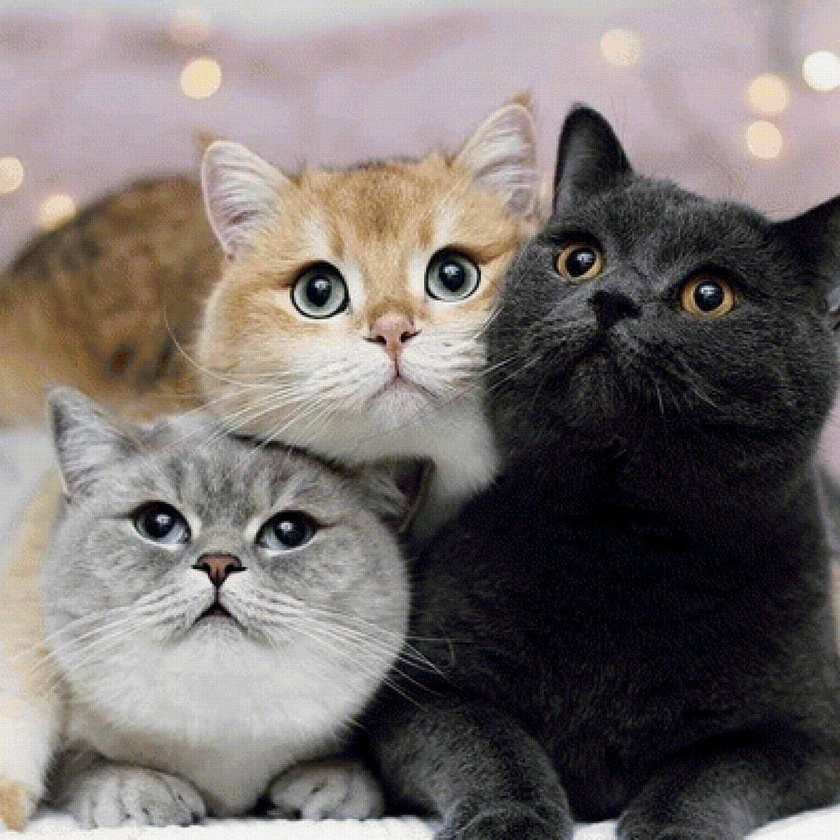
#> input picture lab2/data/exp10/img_temp.jpg, 840 x 840 px, shrunk from 1200 x 1200 before the run, found by its file name
$ jupyter execute lab2.ipynb
#> lines starting #> are read from the running program, lines starting #| are printed output that depends on the picture; after the words box and inside, x2 and y2 are one past the last pixel; in counts of white or black regions, pixels touching at a corner belong together
[cell 1]
import cv2 as cv
import numpy as np
from matplotlib import pyplot as plt
img = cv.imread('img_temp.jpg',0)
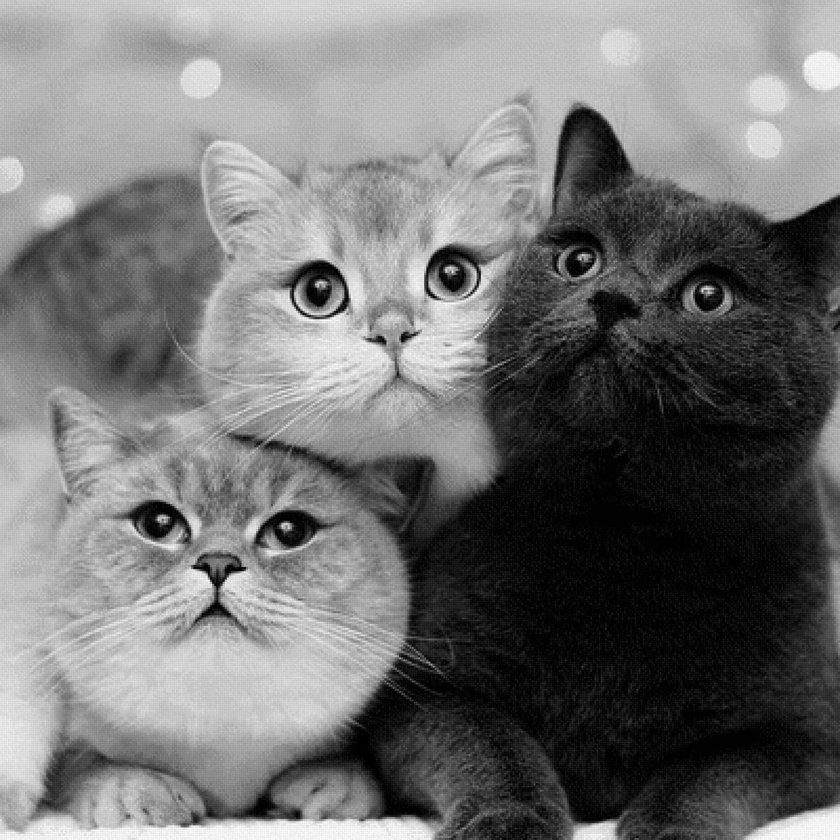
#> img: shape (840, 840); min 0, max 255, mean 114.3
img2 = img.copy()
template = cv.imread('img_4.png',0)
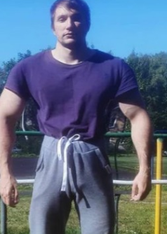
#> input picture lab2/img_4.png, 167 x 234 px, shrunk from 238 x 334 before the run
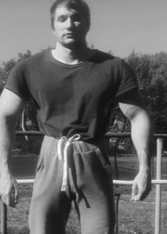
#> template: shape (234, 167); min 14, max 253, mean 105.1
w, h = template.shape[::-1]
#> w = 167; h = 234
# All the 6 methods for comparison in a list
methods = ['cv.TM_CCOEFF', 'cv.TM_CCOEFF_NORMED', 'cv.TM_CCORR',
            'cv.TM_CCORR_NORMED', 'cv.TM_SQDIFF', 'cv.TM_SQDIFF_NORMED']
for meth in methods:
    img = img2.copy()
    method = eval(meth)
    # Apply template Matching
    res = cv.matchTemplate(img,template,method)
    #minVal	pointer to the returned minimum value; NULL is used if not required.
    #maxVal	pointer to the returned maximum value; NULL is used if not required.
    #minLoc	pointer to the returned minimum location (in 2D case); NULL is used if not required.
    #maxLoc	pointer to the returned maximum location (in 2D case); NULL is used if not required.
    #mask	optional mask used to select a sub-array.

    min_val, max_val, min_loc, max_loc = cv.minMaxLoc(res)
    # If the method is TM_SQDIFF or TM_SQDIFF_NORMED, take minimum
    if method in [cv.TM_SQDIFF, cv.TM_SQDIFF_NORMED]:
        top_left = min_loc
    else:
        top_left = max_loc
    bottom_right = (top_left[0] + w, top_left[1] + h)
    cv.rectangle(img,top_left, bottom_right, 255, 2)
    plt.subplot(121),plt.imshow(res)
    plt.title('Matching Result'), plt.xticks([]), plt.yticks([])
    plt.subplot(122),plt.imshow(img,cmap = 'gray')
    plt.title('Detected Point'), plt.xticks([]), plt.yticks([])
    plt.suptitle(meth)
    plt.show()
#> this loop made 6 passes
#> (min_val, max_val, min_loc, top_left, bottom_right) on passes 1 to 4: (-36258888, 54545440, (184, 259), (645, 147), (812, 381)), (-0.352, 0.448, (184, 259), (645, 150), (812, 384)), (29469280, 748780672, (545, 451), (198, 0), (365, 234)), (0.471, 0.897, (535, 606), (0, 147), (167, 381))
#> (min_val, max_val, max_loc, top_left, bottom_right) on passes 5 to 6: (115367872, 494346720, (529, 468), (39, 163), (206, 397)), (0.207, 1, (552, 185), (0, 148), (167, 382))
#> pass 1, `res = cv.matchTemplate(img,template,method)`:
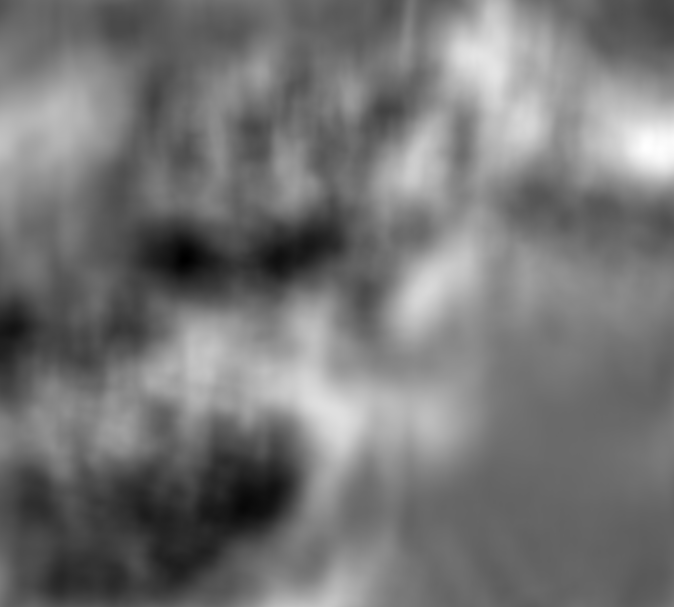
#> res: shape (607, 674) float32; min -36258888, max 54545440, mean 5575474.5; drawn with min black and max white
#> pass 1, `plt.show()`:
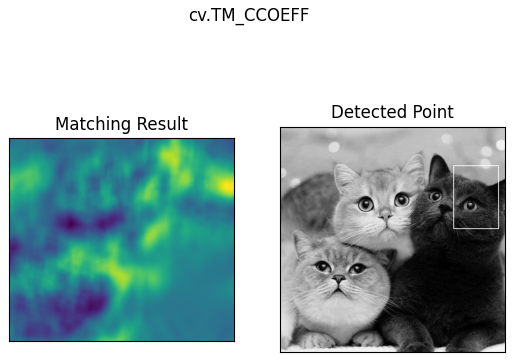
#> figure drawn by matplotlib, 2 panels
#> pass 2, `res = cv.matchTemplate(img,template,method)`:
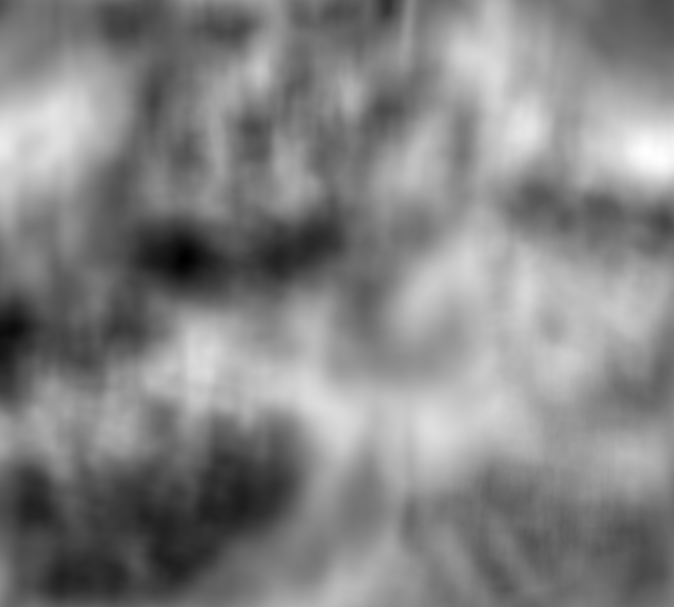
#> res: shape (607, 674) float32; min -0.352, max 0.448, mean 0.0619; drawn with min black and max white
#> pass 3, `res = cv.matchTemplate(img,template,method)`:
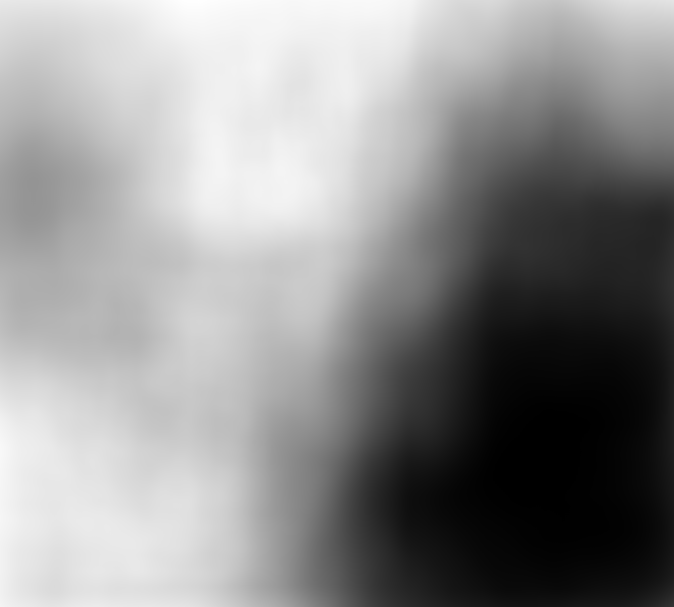
#> res: shape (607, 674) float32; min 29469280, max 748780672, mean 432041344; drawn with min black and max white
#> after the loop:
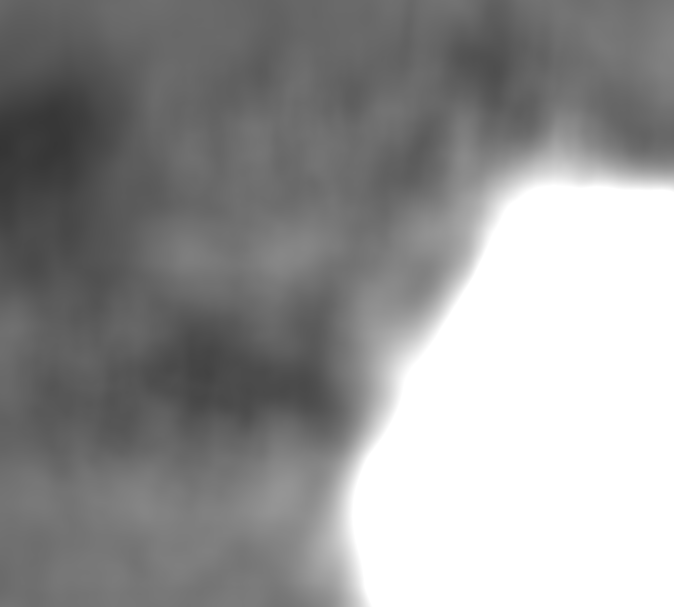
#> res: shape (607, 674) float32; min 0.207, max 1, mean 0.588

[cell 2]
import cv2
import sys
import os.path
import numpy as np

def drawMatches(img1, kp1, img2, kp2, matches):

    rows1 = img1.shape[0]
    cols1 = img1.shape[1]
    rows2 = img2.shape[0]
    cols2 = img2.shape[1]

    out = np.zeros((max([rows1,rows2]),cols1+cols2,3), dtype='uint8')
    out[:rows1,:cols1] = np.dstack([img1])
    out[:rows2,cols1:] = np.dstack([img2])
    for mat in matches:
        img1_idx = mat.queryIdx
        img2_idx = mat.trainIdx
        (x1,y1) = kp1[img1_idx].pt
        (x2,y2) = kp2[img2_idx].pt

        cv2.circle(out, (int(x1),int(y1)), 4, (255, 0, 0, 1), 1)
        cv2.circle(out, (int(x2)+cols1,int(y2)), 4, (255, 0, 0, 1), 1)
        cv2.line(out, (int(x1),int(y1)), (int(x2)+cols1,int(y2)), (255, 0, 0, 1), 1)

    return out

[cell 3]
img1 = cv.imread('img_temp.jpg')        # queryImage
#> img1 is the input picture: shape (840, 840, 3); mean B, G, R 109.9, 112.4, 119.9
img2 = cv.imread('img_4.png')         # trainImage
#> img2 is the input picture: shape (234, 167, 3); mean B, G, R 132.9, 107.2, 92.2
# Initiate SIFT detector
sift = cv.SIFT_create()
# find the keypoints and descriptors with SIFT
gray1 = cv.cvtColor(img1,cv.COLOR_BGR2GRAY)
gray2 = cv.cvtColor(img2,cv.COLOR_BGR2GRAY)

kp1, des1 = sift.detectAndCompute(gray1,None)
#> kp1 = 1650 keypoints; strongest (x, y, size): (286, 526, 7), (316, 283, 34.2), (405, 337, 7), (320, 284, 6.7)
kp2, des2 = sift.detectAndCompute(gray2,None)
#> kp2 = 259 keypoints; strongest (x, y, size): (115, 181, 2.8), (159, 143, 4.6), (75, 62, 3.2), (61, 55, 11.5)
# BFMatcher with default params
bf = cv2.BFMatcher()
matches = bf.match(des1,des2)
#> matches = 1650 matches
matches = sorted(matches, key=lambda val: val.distance)
img3 = drawMatches(img1,kp1,img2,kp2,matches[:25])
#> in drawMatches, `out[:rows2,cols1:] = np.dstack([img2])`:
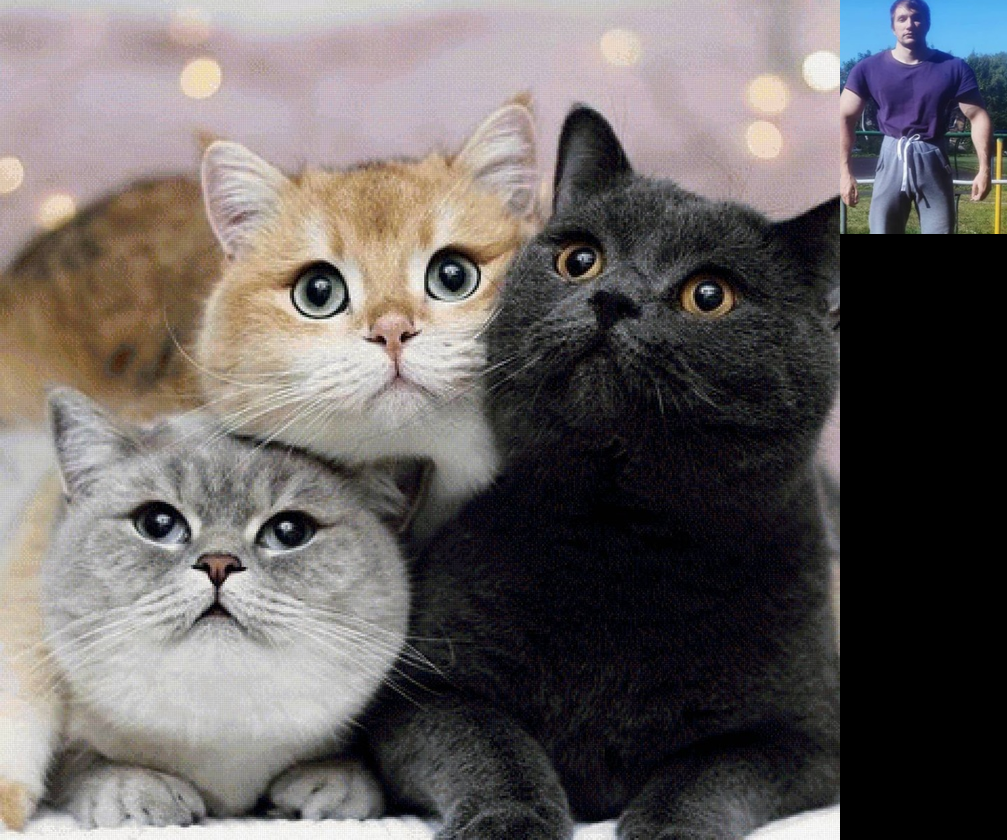
#> out: shape (840, 1007, 3); mean B, G, R 97.8, 98.7, 104.2
#> the loop in drawMatches, `for mat in matches:` made 25 passes
#> (img1_idx, img2_idx, x1, y1, x2, y2) on passes 1 to 12: (863, 202, 431.9, 662.1, 123.1, 185), (1495, 82, 711.2, 406, 61.52, 177.7), (139, 216, 145.7, 185.7, 135.1, 150.7), (1626, 158, 815.5, 556.7, 96.41, 50.56), (125, 158, 134.8, 505.7, 96.41, 50.56), (803, 158, 402.1, 619.7, 96.41, 50.56), (1630, 158, 817.2, 598.2, 96.41, 50.56), (1024, 202, 492.8, 370.7, 123.1, 185), (813, 158, 404.5, 627.3, 96.41, 50.56), (1195, 158, 570.2, 803.2, 96.41, 50.56), (597, 202, 310.3, 324.4, 123.1, 185), (540, 82, 289.6, 554.8, 61.52, 177.7)
#> after the loop in drawMatches, `for mat in matches:`:
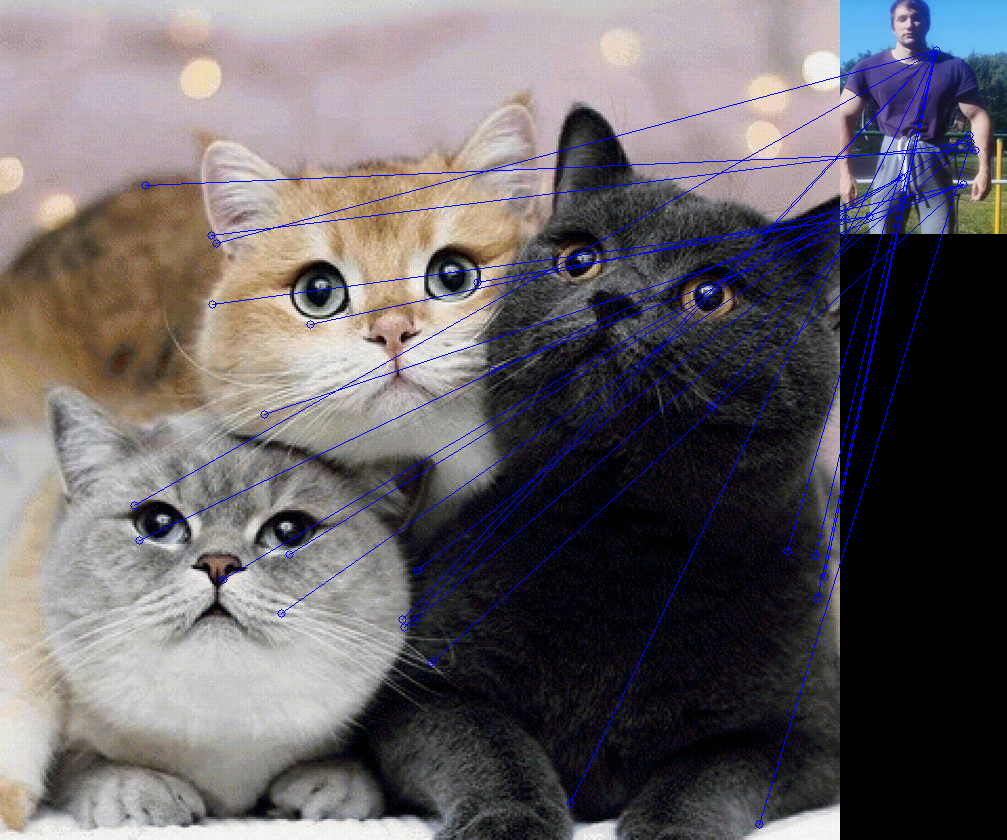
#> out: shape (840, 1007, 3); 1.81% of pixels changed, all inside (x1, y1, x2, y2) = (130, 46, 980, 829)
# Show the image
cv2.imshow('Matched Features', img3)
cv2.waitKey(0)
cv2.destroyWindow('Matched Features')
